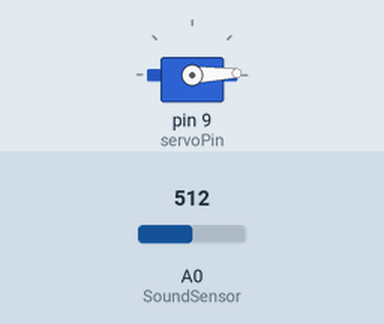
Bench run of a sketch on a simulated Arduino Uno, built with avr-gcc and run on an emulated ATmega328P. Parts: servo. The inputs (shaded band) are chosen by the test bench; at power-on: A0 (SoundSensor) = 512. What the sketch prints to the serial monitor is not drawn.

Above: at 0.55 s.
Timing chart, 0 to 6.0 s (numbered marks = the images above):
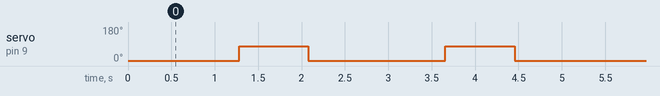

The sketch:

wake_me_up_v4.ino
```cpp
    /*
     *  v.4
     *  MsTimer2 라이브러리를 활용하여
     *  오작동을 방지하는 reset기능을 추가했다.
     */

    #include<Servo.h>
    #include<MsTimer2.h>


    Servo servo;
    /*서보 모터는 9번핀 사용*/
    int servoPin = 9;

    /*사운드 센서는 A0핀 사용*/
    int SoundSensor = A0;

    /*소리 감지 횟수*/
    int count = 0;
    /*reset을 위한 비교변수*/
    int Rcount = 555;


    void reset_Count(){
      if(count == Rcount){
        Serial.println("##TimeOutAndReset##");
        Serial.print("count: ");
        Serial.print(count);
        Serial.print("\tRcount: ");
        Serial.println(Rcount);
        Serial.println("#######");
        count = 0;
      }
        Serial.print("count: ");
        Serial.print(count);
        Serial.print("\tRcount: ");
        Serial.println(Rcount);
      Rcount = count;
    }


    void setup() {
      /*시리얼 통신 속도 설정*/
      Serial.begin(9600);
      /*A0에서 입력을 받겠다*/
      pinMode(SoundSensor,INPUT);
      /*9번핀을 서보모터에 사용*/
      servo.attach(servoPin);
      servo_OFF();

      MsTimer2::set(12000, reset_Count);  //20s period
      MsTimer2::start();
    }

    void loop() {
      /*아날로그 센서값을 읽어들여 level에 저장*/
      int level = analogRead(SoundSensor);
      Serial.println(level);

      delay(70);
      /*소리 값이 8보다 크면 count+1 */
      if (level > 8){
        count++;
        Serial.println("#######");
        Serial.print("count: ");
        Serial.print(count);
        Serial.print("\tRcount: ");
        Serial.println(Rcount);
        Serial.println("#######");
      }
      /*count가 10 초과면 현재 알람이 울리고 있다고 가정, 모터 작동해서 방에 불을 킴*/
      if (count > 10){
        Serial.println("");
        Serial.print("Light On");
        Serial.println("");
        /*서보모터 작동*/
        servo_do();
        /*카운트는 다시 0으로 초기화*/
        count = 0;

      }
    }


    void servo_do()
    {
        servo_ON();
        delay(300);
        servo_OFF();
        delay(300);
    }

    void servo_ON()
    {
      servo.attach(servoPin);
      servo.write(78);
      delay(500);
      servo.detach();
    }

    void servo_OFF()
    {
      servo.attach(servoPin);
      servo.write(2);
      delay(500);
      servo.detach();
    }
```

Measured:
- by itself, servo on pin 9 (servoPin): alternates 78° for 0.80 s and 2° for 1.6 s
